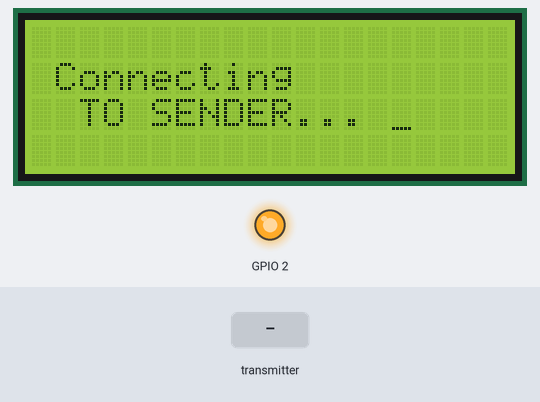
Bench run of a sketch on a simulated ESP32. Shown: 20×4 character LCD, output pins drawn as LEDs (lit = HIGH). Inputs (shaded band) come from the test bench. What the sketch prints to the serial monitor is not drawn.

Above: at 2.1 s.
2.2 s: the transmitter starts sending a = 0
At 3.5 s:
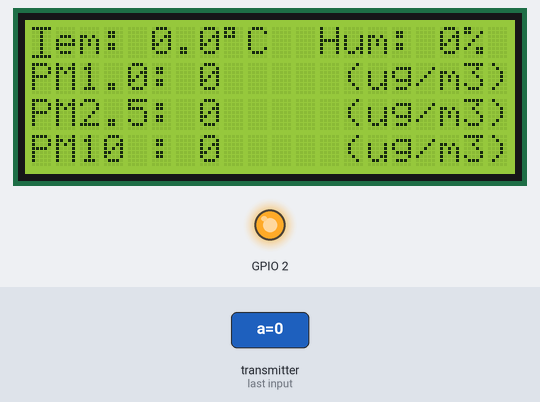
3.8 s: the transmitter starts sending h = 100
At 4.5 s:
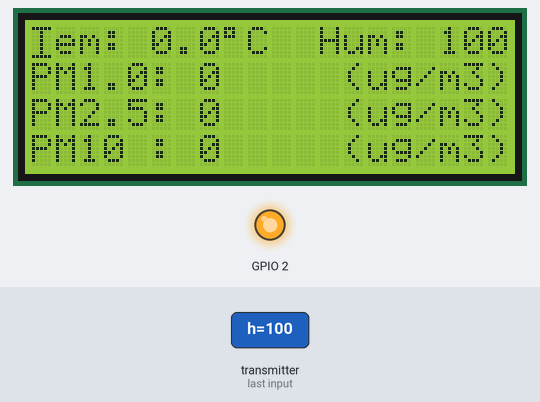
5.4 s: the transmitter starts sending t = 25
At 6.7 s:
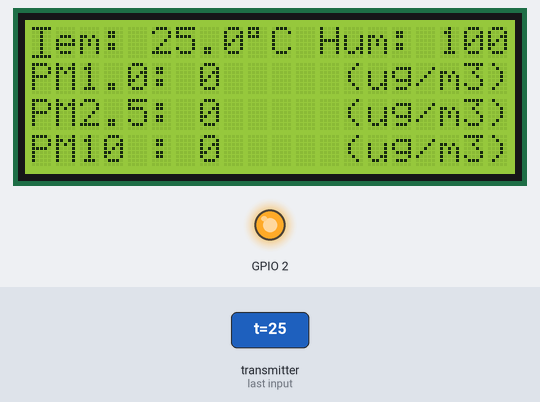
7.0 s: the transmitter starts sending pm1 = 1024
At 8.0 s:
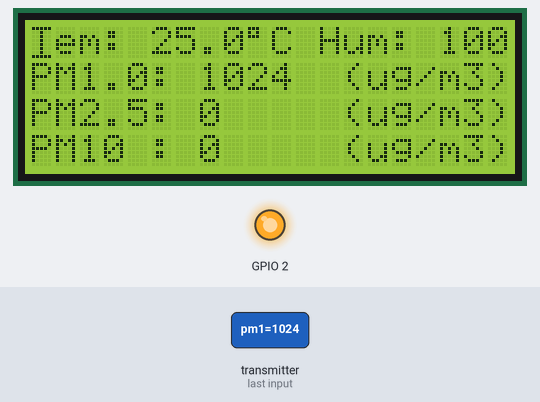
8.6 s: the transmitter starts sending pm25 = 1024
At 9.6 s:
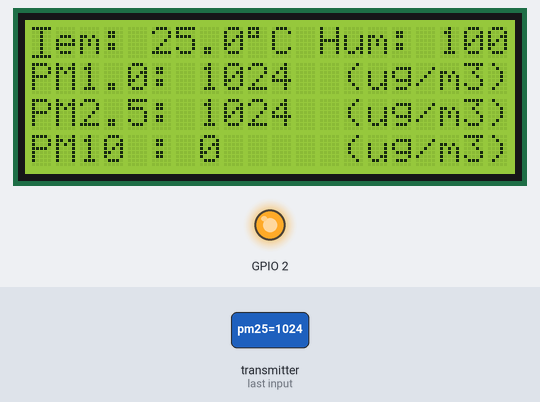
10.2 s: the transmitter starts sending pm10 = 1024
At 11.5 s:
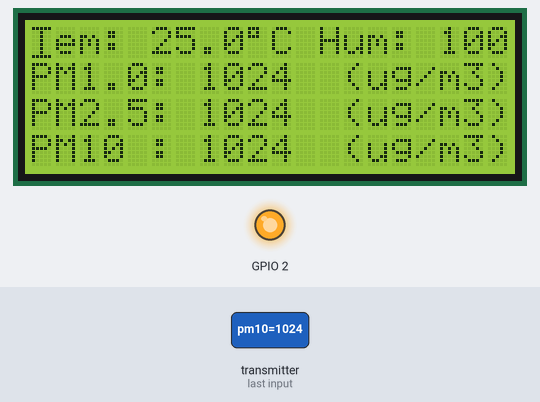
Timing chart, 0 to 12.8 s (numbered marks = the images above; inputs shaded):
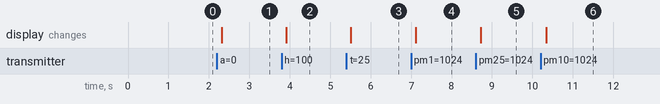

The sketch:

ESP32_pms7003_receiver.ino
```cpp
// (licence header left out)
    // ESP32 RECEIVER

#include <esp_now.h>
#include <WiFi.h>
#include <LiquidCrystal_I2C.h>

LiquidCrystal_I2C lcd(0x27, 20, 4);

// Structure example to receive data
// Must match the sender structure
typedef struct struct_message {
     char a[32];
    String st;
    float t;
    String sh;
    float h;

    int pm1;
    String spm1;
    int pm25;
    String spm25;
    int pm10;
    String spm10;
} struct_message;

// Create a struct_message called myData
struct_message myData;

// callback function that will be executed when data is received


void setup() {
  // Initialize Serial Monitor
  Serial.begin(115200);
   pinMode(2, OUTPUT);

   lcd.init();
  lcd.backlight();
  lcd.clear(); // Clear the LCD screen
  lcd.setCursor(0, 1);
  lcd.cursor();
  lcd.print(" Connecting ");
  lcd.setCursor(0, 2);
  lcd.print("  TO SENDER... ");
  delay(900);

  // Set device as a Wi-Fi Station
  WiFi.mode(WIFI_STA);

   Serial.println();
    digitalWrite(2, HIGH);
    Serial.print("Board MAC Address:  ");
    //WiFi.mode(WIFI_AP_STA);
    Serial.println(WiFi.macAddress());

  // Init ESP-NOW
  if (esp_now_init() != ESP_OK) {
    Serial.println("Error initializing ESP-NOW");
    lcd.clear(); // Clear the LCD screen
    digitalWrite(2, LOW);
    lcd.setCursor(0, 1);
    lcd.print(" CONNECTION");
    lcd.setCursor(0, 2);
    lcd.print("  FAILED ");
    delay(60);
    digitalWrite(2, HIGH);
    delay(60);
    digitalWrite(2, LOW);
    delay(900);
    return;
  }
  // else{
  //    lcd.clear(); // Clear the LCD screen
  //   digitalWrite(2, HIGH);
  //   lcd.setCursor(0, 1);
  //   lcd.print(" CONNECTED");
  // }

  // Once ESPNow is successfully Init, we will register for recv CB to
  // get recv packer info
  esp_now_register_recv_cb(esp_now_recv_cb_t(OnDataRecv));
}


void OnDataRecv(const uint8_t * mac, const uint8_t *incomingData, int len) {
  memcpy(&myData, incomingData, sizeof(myData));
  Serial.print("Bytes received: ");
  Serial.println(len);
  //lcd.clear();
  Serial.print("Temperature: ");
  Serial.print(myData.t);
  Serial.print(" ");
  Serial.print((char)223);
  Serial.println("C");

  Serial.print("Humidity: ");
  Serial.print(myData.h);
  Serial.println(" %");

    Serial.print("PM1.0 :");
    Serial.print(myData.pm1);
    Serial.println("(ug/m3)");

    Serial.print("PM2.5 :");
    Serial.print(myData.pm25);
    Serial.println("(ug/m3)");

    Serial.print("PM10 :");
    Serial.print(myData.pm10);
    Serial.println("(ug/m3)");

  Serial.println();

  lcdDisplay();
}

void lcdDisplay(){
  lcd.clear(); // Clear the LCD screen
  delay(9);
  lcd.setCursor(0, 0);
  lcd.print("Tem: ");
  lcd.print(myData.t,1);

  lcd.print((char)223);
  lcd.print("C");
  lcd.setCursor(12, 0);
  lcd.print("Hum: ");
  lcd.print(myData.h,0);
  lcd.print("%");

    lcd.setCursor(0, 1);
    lcd.print("PM1.0: ");
    lcd.print(myData.pm1);
    lcd.setCursor(13, 1);
    lcd.print("(ug/m3)");

    lcd.setCursor(0, 2);
    lcd.print("PM2.5: ");
    lcd.print(myData.pm25);
    lcd.setCursor(13, 2);
    lcd.print("(ug/m3)");

    lcd.setCursor(0, 3);
    lcd.print("PM10 : ");
    lcd.print(myData.pm10);
    lcd.setCursor(13, 3);
    lcd.print("(ug/m3)");
    delay(300);

}

void loop() {

}
```

Measured:
- after the input at 2.2 s, the display: changes after 0.12 s (image 1)
- after the input at 3.8 s, the display: changes after 0.11 s (image 2)
- after the input at 5.4 s, the display: changes after 0.11 s (image 3)
- after the input at 7.0 s, the display: changes after 0.11 s (image 4)
- after the input at 8.6 s, the display: changes after 0.12 s (image 5)
- after the input at 10.2 s, the display: changes after 0.14 s (image 6)
